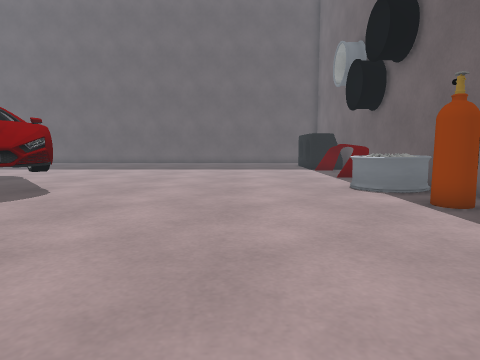
View 1 (above)

24 first-person views from a walk through a scene from a Unity 3-D project. The camera is 0.68 m above the floor, tilts 6° down and sees 75° across. The floor is counted in squares, 0.5 m on a side. Each view is taken from the middle of a square. On the plan, view 1 faces up. The plan holds only what a view shows up to about 14 squares ahead; the rest is blank. The place goes on beyond the plan. Some surface patterns are stand-ins.

View 2
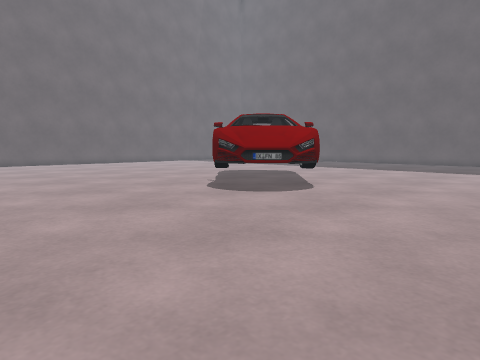

View 3
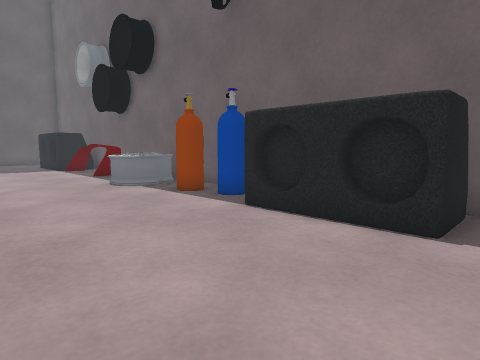

View 4
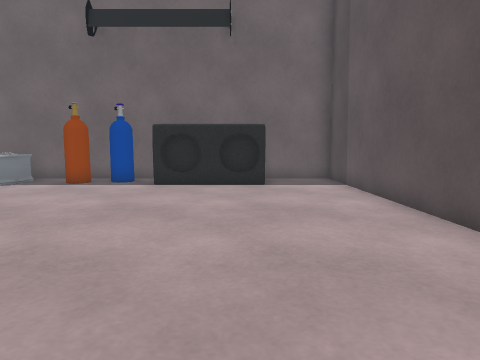

View 5
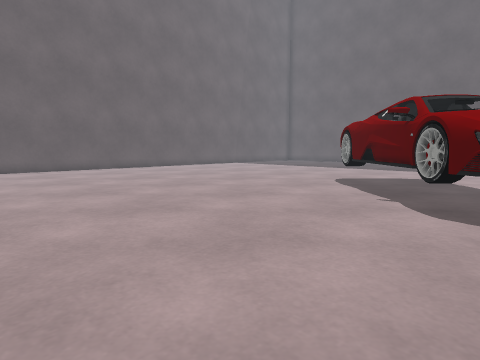

View 6
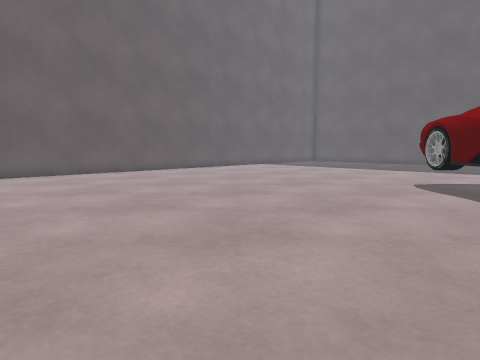

View 7
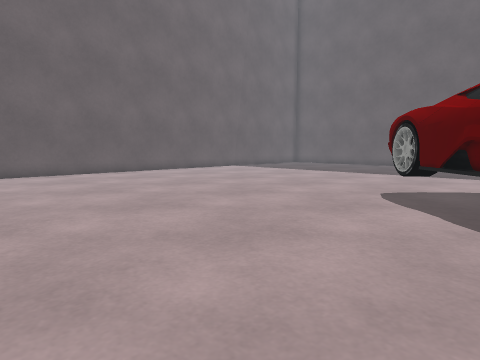

View 8
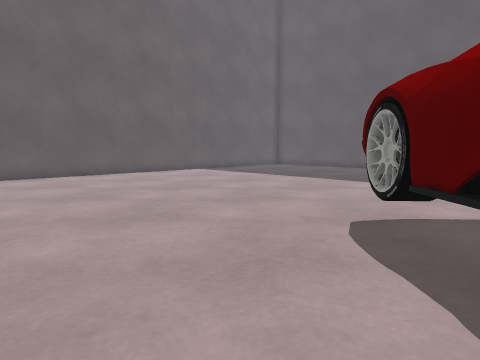

View 9
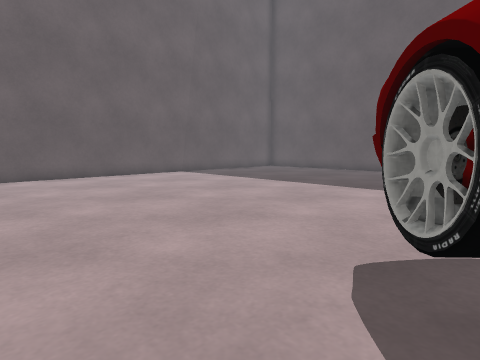

View 10
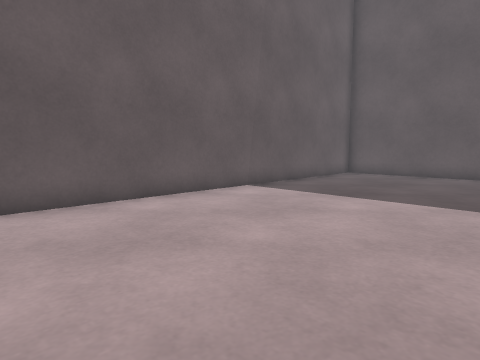

View 11
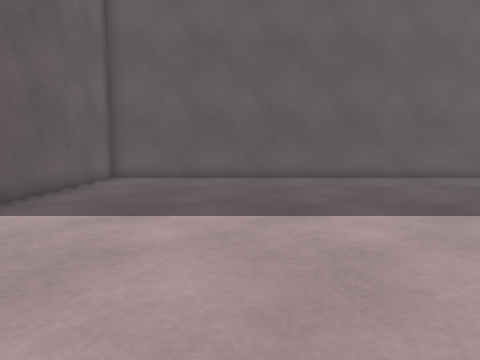

View 12
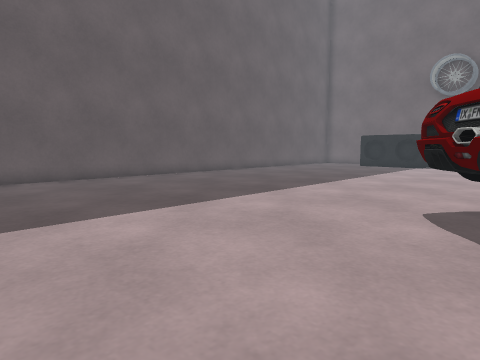

View 13
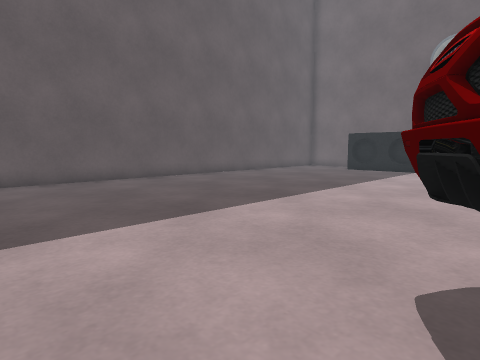

View 14
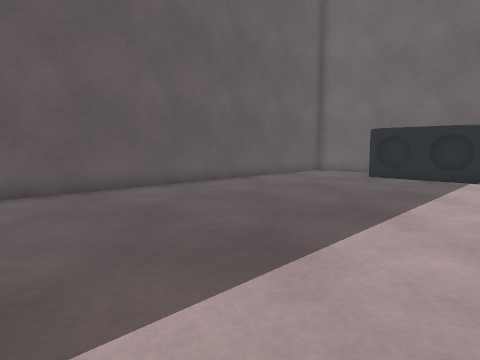

View 15
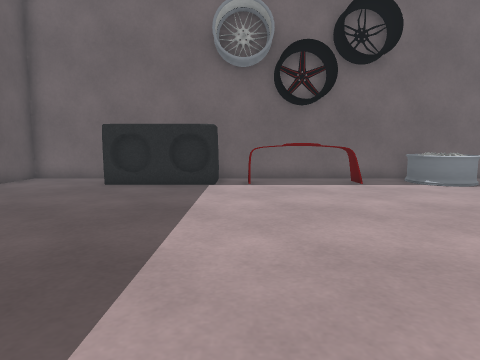

View 16
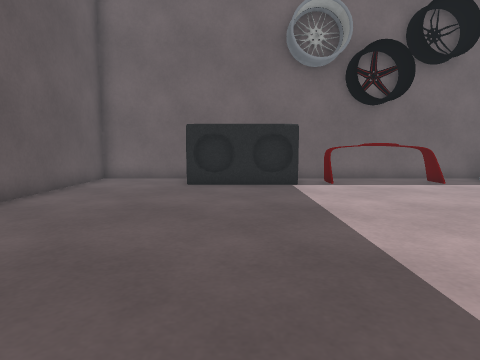

View 17
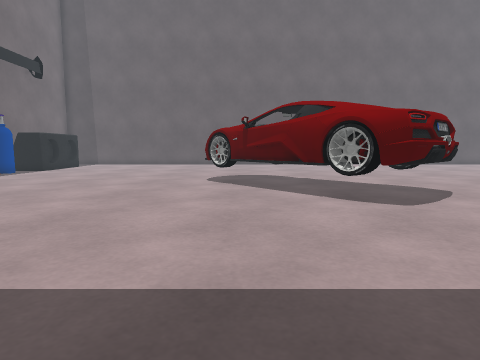

View 18
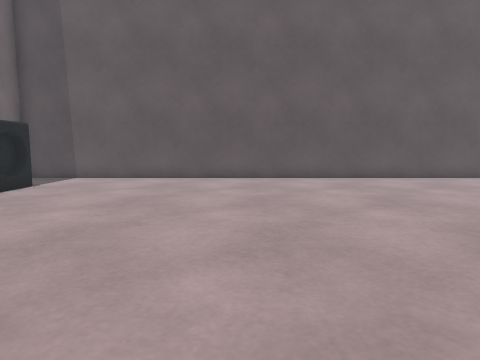

View 19
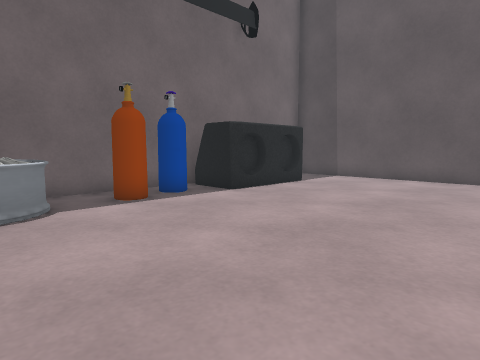

View 20
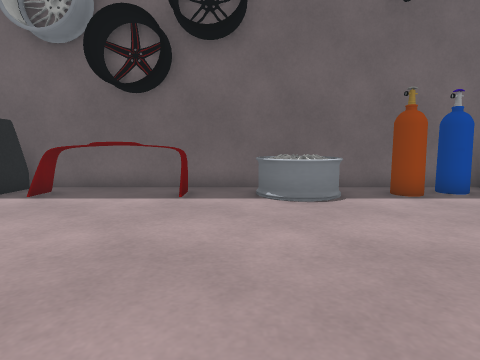

View 21
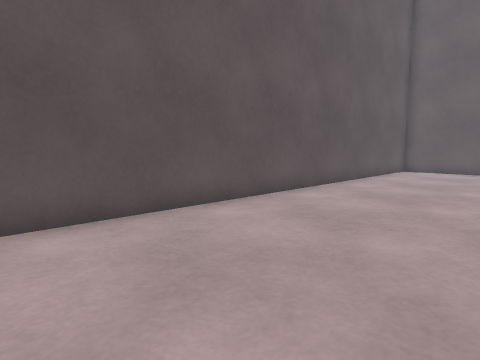

View 22
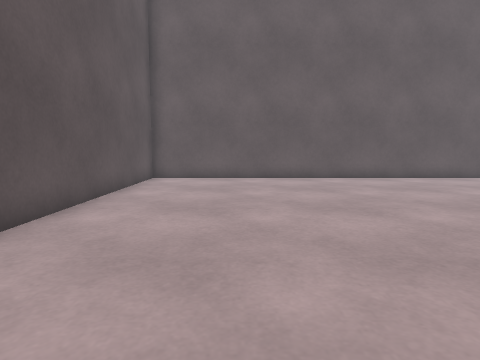

View 23
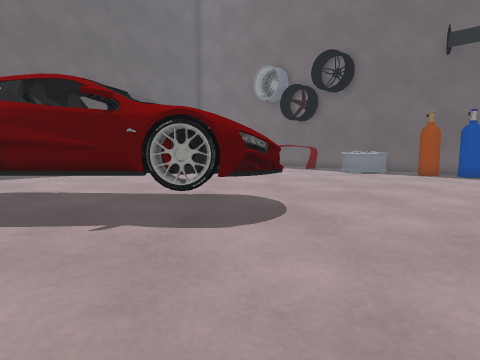

View 24
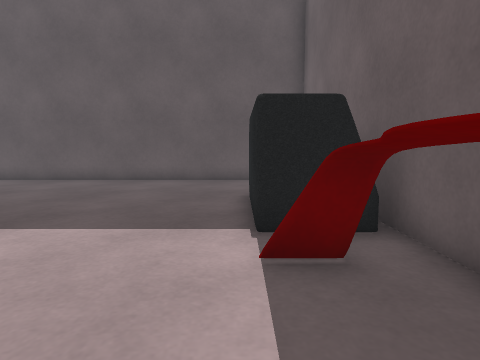

### Floor plan
Key: @ floor where view 1 was taken; # wall or solid block; . floor; C car; O other object.
Columns run from 27 left of view 1 to 7 right of it. Each row starts with its distance up from view 1.
 27 ###################################
 26 #.................................#
 25 #.................................#
 24 #.................................#
 23 #..............................OO #
 22 #..............................OO #
 21 #..............................OO #
 20 #..............................OO #
 19 #..............................OOO#
 18 #...............................O##
 17 #...............................OO#
 16 #...............................OO#
 15 #...............C...............OO#
 14 #..............CCC..............OO#
 13 #.............C  CC...............#
 12 #.............CC CCC..............#
 11 #..............CCCCCC..........OOO#
 10 #...............CCC CC.........OOO#
  9 #................CCCCC..........O.#
  8 #.................CCCC............#
  7 #..................CC...........O.#
  6 #...............................OO#
  5 #...............................OO#
  4 #..............................OOO#
  3 #..............................OO #
  2 #..............................OO
  1 #..............................OO
  0 #..........................@...OOO#
 -1 #.................................#
 -2 #.................................#
 -3 ###################################

Positions as (right, up) in squares from view 1, and headings:
1: (0, 0), facing up
2: (0, 0), facing up-left
3: (-1, -1), facing up-right
4: (-7, 1), facing right
5: (-7, 0), facing up-left
6: (-10, 0), facing up-left
7: (-10, 3), facing up-left
8: (-11, 7), facing up-left
9: (-12, 9), facing up-left
10: (-19, 11), facing up-left
11: (-21, 13), facing up
12: (-18, 13), facing up-right
13: (-14, 14), facing up-right
14: (-10, 17), facing up-right
15: (-7, 18), facing right
16: (-7, 21), facing right
17: (-7, 22), facing down
18: (-3, 11), facing down
19: (-3, 11), facing down-right
20: (-4, 12), facing right
21: (-8, 3), facing down-left
22: (-13, 1), facing left
23: (-12, 3), facing up-right
24: (4, 14), facing up
